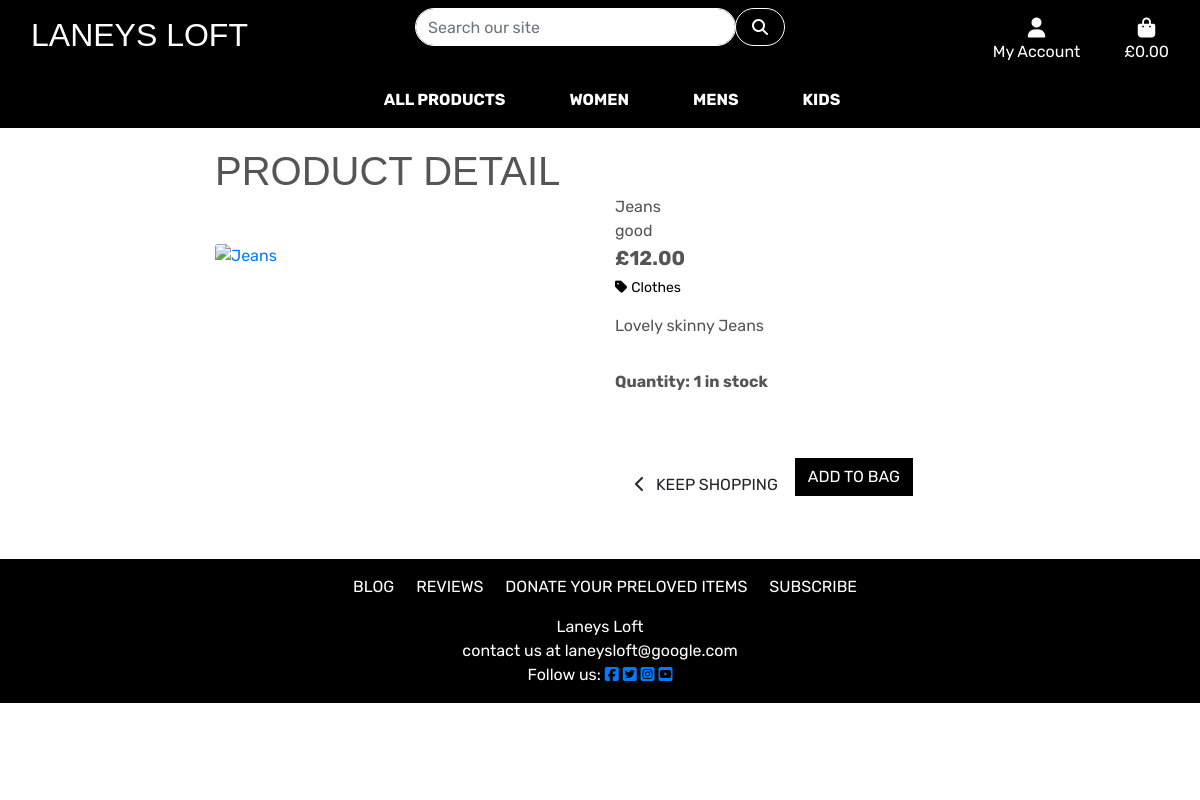
/items/410f71fabc4a4514ac040295002dc708, run on the app's committed database.
### items/models.py (models this page shows, shortened)
class Item(models.Model):
    category = models.ForeignKey(
        'Category', null=True, blank=True, on_delete=models.SET_NULL)
    sku = models.UUIDField(
        primary_key=True, default=uuid.uuid4, editable=False, max_length=2254)
    name = models.CharField(max_length=254)
    clothes_type = models.ForeignKey(
        'ClothesType', null=True, blank=True, on_delete=models.SET_NULL)
    men_women_children = models.CharField(
        max_length=200, choices=MEN_WOMEN_CHILDREN, default='na')
    size = models.ForeignKey(
        'Size', null=True, blank=True, on_delete=models.SET_NULL)
    kids_age = models.ForeignKey(
        'KidsAge', null=True, blank=True, on_delete=models.SET_NULL)
    colour = models.ForeignKey(
        'Colour', null=True, blank=True, on_delete=models.SET_NULL)
    brand_or_author = models.ForeignKey(
        'BrandOrAuthor', null=True, blank=True, on_delete=models.SET_NULL)
    description = models.TextField()
    price = models.DecimalField(max_digits=6, decimal_places=2)
    quality = models.CharField(max_length=254)
    image_url = models.URLField(max_length=1024, null=True, blank=True)
    image = models.ImageField(null=True, blank=True)
    quantity = models.IntegerField(null=True, blank=True)

class Category(models.Model):
    class Meta:
        verbose_name_plural = 'Categories'
    name = models.CharField(max_length=254)
    friendly_name = models.CharField(max_length=254, null=True, blank=True)

### items/views.py (the view)
# urls.py: path('<item_id>', views.item_detail, name='item_detail')
def item_detail(request, item_id):
    item = get_object_or_404(Item, pk=item_id)
    context = {
        'item': item,
    }
    return render(request, 'items/item_detail.html', context)

### bag/contexts.py (called while the page is built, shortened)
def bag_contents(request):
    bag_items = []
    total = 0
    item_count = 0
    bag = request.session.get('bag', {})
    if total < settings.FREE_DELIVERY_THRESHOLD:
        delivery = total * Decimal(settings.STANDARD_DELIVERY_PERCENTAGE / 100)
        free_delivery_delta = settings.FREE_DELIVERY_THRESHOLD - total
    else:
        delivery = 0
        free_delivery_delta = 0
    grand_total = delivery + total
    context = {
        'bag_items': bag_items,
        'total': total,
        'item_count': item_count,
        'delivery': delivery,
        'free_delivery_delta': free_delivery_delta,
        'free_delivery_threshold': settings.FREE_DELIVERY_THRESHOLD,
        'grand_total': grand_total,
    }
    return context

### items/templates/items/item_detail.html (shortened to what this page needs)
{% extends "base.html" %}
{% load static %}
{% block page_header %}
    <div class="container header-container">
    </div>
{% endblock %}
{% block content %}
    <div class="overlay"></div>
    <div class="container-fluid">
        <div class="row">
            <div class="col-12 col-md-6 col-lg-4 offset-lg-2">
                <h1 class="logo-font">Product Detail</h1>
                <div class="image-container my-5">
                    {% if item.image %}
                        <a href="{{ item.image.url }}" target="_blank">
                            <img class="card-img-top img-fluid" src="{{ product.image.url }}" alt="{{ item.name }}">
                        </a>
                        {% else %}
                        <a href="">
                            <img class="card-img-top img-fluid" src="{{ MEDIA_URL }}noimage.png" alt="{{ item.name }}">
                        </a>
                    {% endif %}
                </div>
            </div>
            <div class="col-12 col-md-6 col-lg-4">
                <div class="product-details-container mb-5 mt-md-5">
                    <p class="mb-0">{{ item.name }}</p>
                    <p class="mb-0">{{ item.quality }}</p>
                    <p class="lead mb-0 text-left font-weight-bold">£{{ item.price }}</p>
                    {% if item.category %}
                    <p class="small mt-1 mb-0">
                        <a class="text-black" href="{% url 'items' %}?category={{item.category.name }}">
                            <i class="fas fa-tag mr-1"></i>{{ item.category.friendly_name }}
                        </a>
                    </p>
                    {% endif %}
                    <p class="mt-3">{{ item.description }}</p>
                    <form class="form" action="{% url 'add_to_bag' item.sku %}" method="POST">
                        <div class="form-row">
                            <div class="col-12">
                                <p class="mt-3"><strong>Quantity: 1 in stock</strong></p>
                            </div>
                            <div class="col-12">
                                <a href="{% url 'items' %}" class="btn btn-outline-black rounded-0 mt-5">
                                    <span class="icon">
                                        <i class="fas fa-chevron-left"></i>
                                    </span>
                                    <span class="text-uppercase">Keep Shopping</span>
                                </a>
                                <input type="submit" class="btn btn-black rounded-0 text-uppercase mt-5" value="Add to Bag">
                            </div>
                        </div>
                    </form>
                </div>
            </div>
        </div>
    </div>
{% endblock %}

### static/css/base.css (style rules this page uses)
html { height: 100%; }
body { background: url('/media/homepage_background_cropped.jpg') no-repeat center center fixed; background-size: cover; height: calc(100vh - 164px); color: #555; font-family: 'Rubik'; background-color: lightgrey; }
.header-container { padding-top: 145px; }
.icon { align-items: center; display: inline-flex; justify-content: center; height: 1.5rem; width: 1.5rem; }
.logo-font { text-transform: uppercase; font-family: 'Alfa Slab One', sans-serif; }
.btn-black { background: black; color: white; border-radius: 15px; margin-bottom: 15px; }
.text-black { color: #000 !important; }
.overlay { height: 100%; width: 100%; top: 0; left: 0; position: fixed; background: white; z-index: -1; }
@media (min-width: 1200px) { .container { max-width: 80%; } }
@media (min-width: 992px) { .header-container { padding-top: 164px; } }
@media (min-width: 408px) { .header-container { padding-top: 100px; } }
@media (min-width: 992px) { .header-container { padding-top: 147px; } }

### data on the page
Item: name "Jeans", quality "good", price "12.00", category.friendly_name "Clothes", description "Lovely skinny Jeans"
